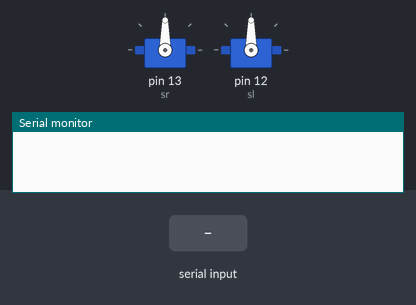
Recording of a sketch running on a simulated Arduino Uno, built with avr-gcc and run on an emulated ATmega328P. Shown: 2 × servo, the last lines printed to the serial monitor. Inputs (shaded band) come from the test bench.

Above: at 1.2 s.
1.3 s: "1" received over Serial
At 3.2 s:
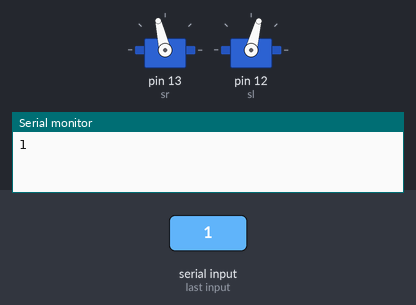
3.8 s: "2" received over Serial
At 5.1 s:
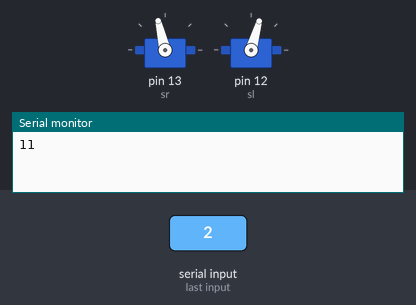
Timing chart, 0 to 6.8 s (numbered marks = the images above; inputs shaded):
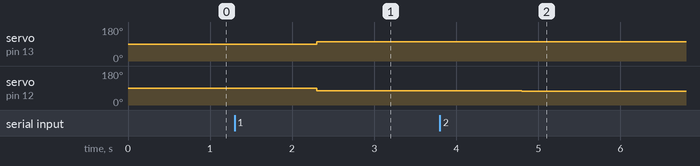

Measured:
- after the input at 1.3 s, servo on pin 13 (sr): 90° → 103° after 1.0 s; servo on pin 12 (sl): 90° → 75° after 1.0 s
- after the input at 3.8 s, servo on pin 12 (sl): 75° → 74° after 1.0 s

The sketch:

sketch_oct30b.ino
```cpp
#include <Servo.h>
Servo sr, sl;

void setup() {
  Serial.begin(9600);
  sr.attach(13);
  sl.attach(12);
}

void loop() {
  if (Serial.available()) {
    char b[2];  // pitch b[0], roll b[1]
    int p, r;
    Serial.readBytes(b, 2);

    p = b[0] * 3;  // 피치값 -90~0~90, 전 후진
    r = b[1];      // 롤 값 -90~0~90, 좌 우회전

    // 서보 각도 제어를 위해 write() 대신 writeMicroseconds() 사용
    sr.writeMicroseconds(1500 + p - r);
    sl.writeMicroseconds(1500 - p - r);

    Serial.write('1');  // 읽었음을 확인하는 값
  }
}
```
